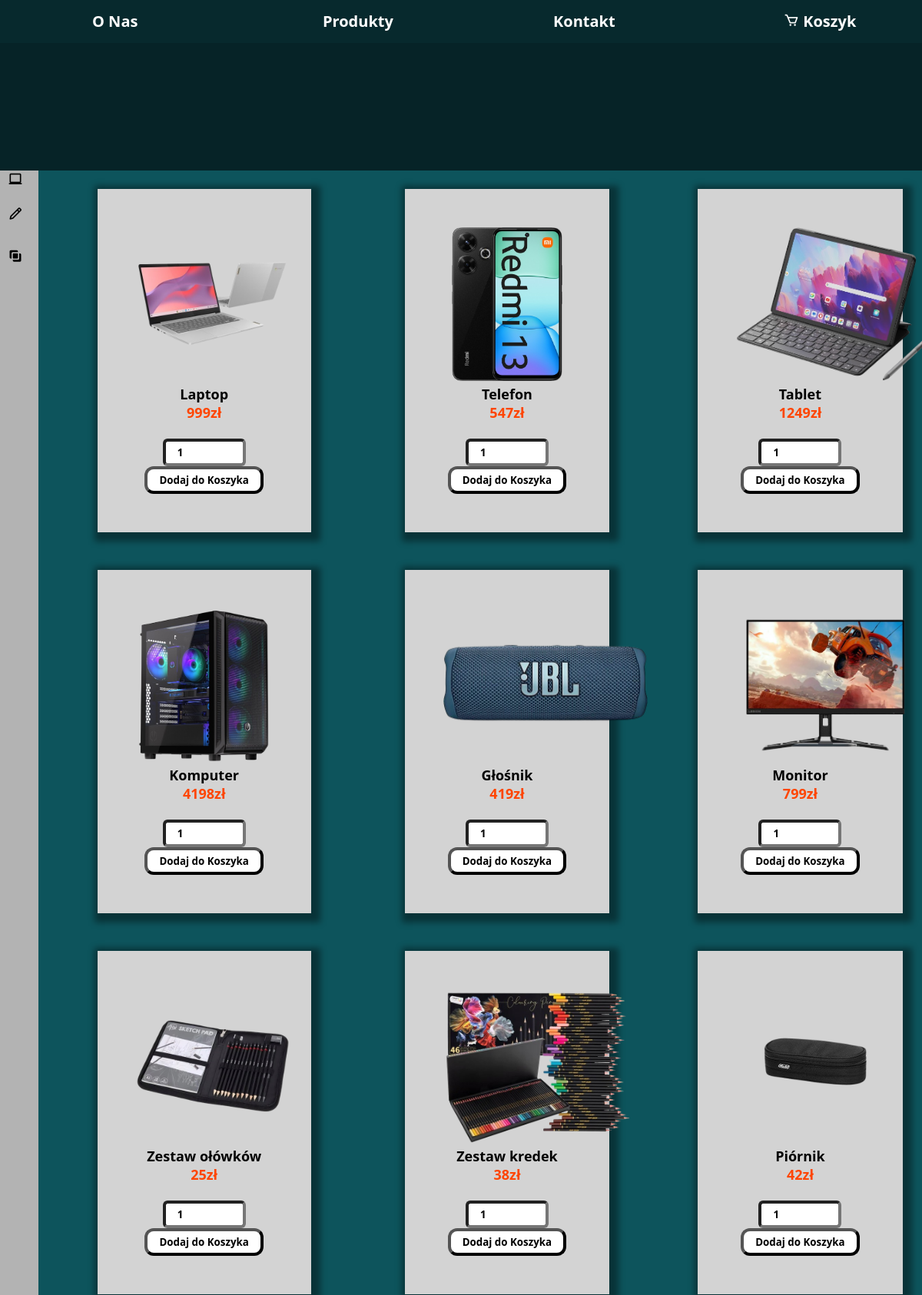
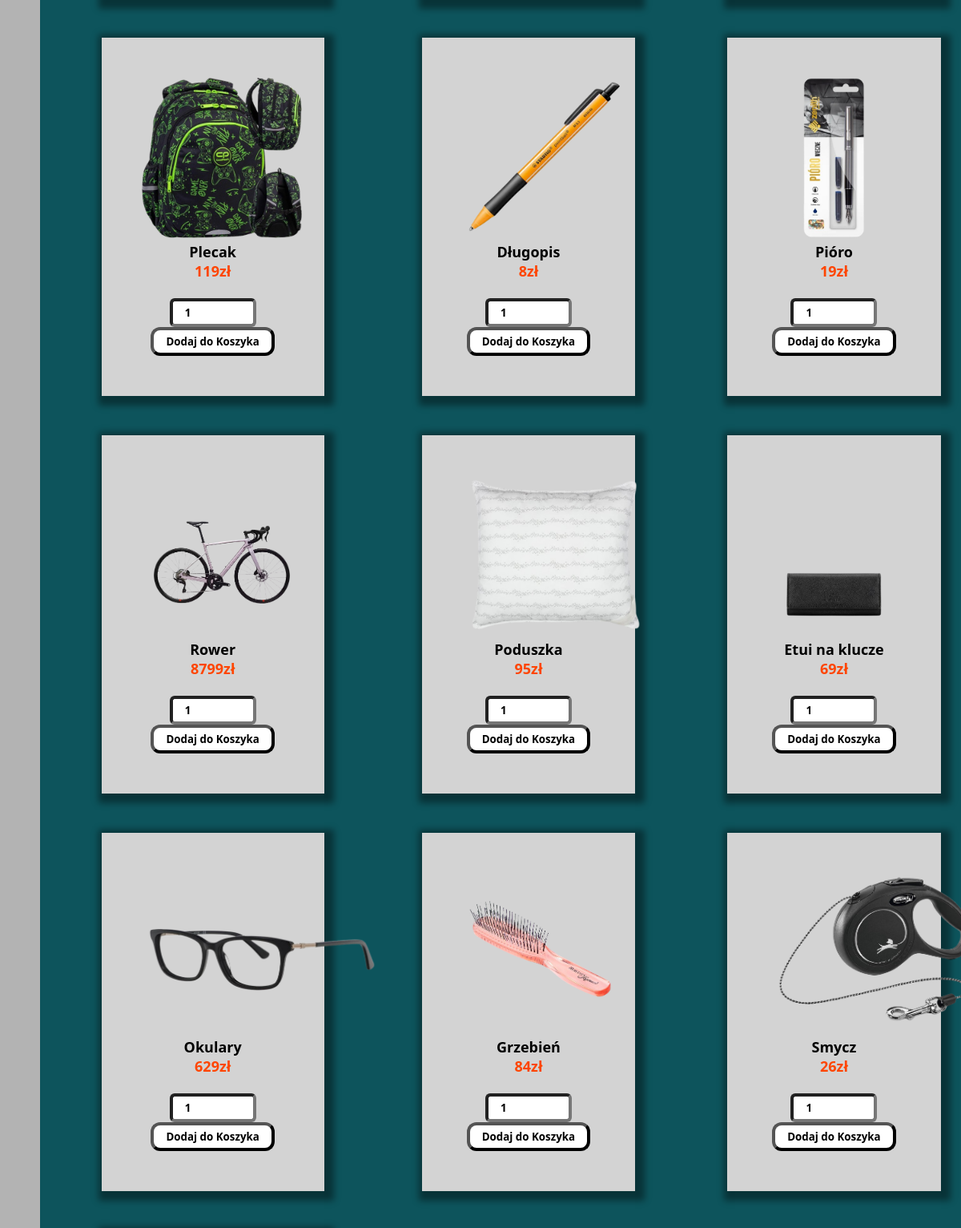
The app's page /src/strony/produkty.php (upper part) with its own data (2 pictures, top to bottom).
### tables this page shows
CREATE TABLE `produkty` (
  `Id` int(11) NOT NULL,
  `ItemName` varchar(255) DEFAULT NULL,
  `Price` int(4) DEFAULT NULL,
  `ImageUrl` varchar(255) DEFAULT NULL,
  `Category` varchar(255) DEFAULT NULL
);

### src/strony/produkty.php (the view, shortened to what this page needs)
<?php
    require_once "../skrypty/conn.php";
?>
<!DOCTYPE html>
<html lang="en">
<head>
    <link rel="stylesheet" href="../css/style.css">
    <link rel="stylesheet" href="../css/produkty.css">
    <link href='https://unpkg.com/boxicons@2.1.4/css/boxicons.min.css' rel='stylesheet'>
</head>
<body>
    <div id="header">
        <p><a href="index.php">O Nas</a></p>
        <p><a href="produkty.php">Produkty</a></p>
        <p><a href="kontakt.php">Kontakt</a></p>
        <p><a href="koszyk.php"><i class='bx bx-cart'></i> Koszyk</a></p>
    </div><br>
    <div id="banner">
        <h1 id="categoryHeader">
        </h1>
    </div>
    <div id="wrapper">
        <div id="menu">
            <ul>
                <li>
                    <button id="resizeMenuButton">
                    </button>
                </li><br><br>
                <li>
                    <form action="" method="post">
                        <button type="submit" id="all" name="all">
                        </button>
                    </form>
                </li>
                <li>
                    <form action="" method="post">
                        <button type="submit" id="electronics" name="electronics">
                            <i class='bx bx-laptop'></i>
                        </button>
                    </form>
                </li>
                <li>
                    <form action="" method="post">
                        <button type="submit" id="school_items" name="school_items">
                            <i class='bx bx-pencil'></i>
                        </button>
                    </form>
                </li>
                <li>
                    <form action="" method="post">
                        <button type="submit" id="other" name="other">
                            <i class='bx bx-unite'></i>
                        </button>
                    </form>
                </li><br><br>
                <li>
                    <form action="" method="post">
                        <label for="minPrice"><b>Wyszukaj produkty według ceny</b></label><br><br>
                    </form>
                </li>
            </ul>
        </div>
        <div id="searchbar">
            <form action="" method="post">
                <button type="submit" id="search" name="search">
                    <p>Wyszukaj</p>
                </button>
            </form>
        </div>
        <div id="main">
            <?php
                print("<table>");
                $category = $_SESSION['category'];
                $minPrice = $_SESSION['minPrice'];
                $maxPrice = $_SESSION['maxPrice'];
                if($_SESSION['search'] == "") {
                    $search = $_SESSION['search'];
                }
                else {
                    $search = '%'.$_SESSION['search'].'%';
                }
                if ($category == "" && $search == "") {
                    $query = "SELECT * FROM `produkty` WHERE `Price` > ? AND `Price` < ? ORDER BY `Id` ASC";
                    $stmt = $conn->prepare($query);
                    $stmt->bind_param("ii", $minPrice, $maxPrice);
                }
                $stmt->execute();
                $res = $stmt->get_result();
                print("<tr>");
                $i = 1;
                while ($rows = mysqli_fetch_assoc($res)) {?>
                    <td><div class="product"><img src="../../img/<?= $rows['ImageUrl'] ?>">
                    <p><?= $rows['ItemName'] ?></p>
                    <p class="price"><?= $rows['Price'] ?>zł</p><br>
                    <input type="number" name="quantity<?= $rows['ItemName']?>" id="quantity<?= $rows['ItemName']?>" class="quantity" value="1" min="1" max="99">
                    <button type="submit" onclick="add_to_cart('<?= $rows['ItemName']?>', '<?= $rows['Price']?>')">Dodaj do Koszyka</button></div></td>
                    <?php
                        $i++;
                        if ($i == 4) {
                            print("</tr><tr>");
                            $i = 1;
                        }
                    ?>
                <?php }
            ?>
        </div>
    </div>
</body>
</html>

### src/css/style.css (style rules this page uses)
* { color: black; padding: 0; margin: 0; font-family: 'Segoe UI', Tahoma, Verdana, sans-serif; }
body { background-color: #0d545c; }
div#header { background-color: #062327; position: fixed; z-index: 15; width: 100%; height: 6%; line-height: 350%; }
div#header p { background-color: #07292d; padding-left: 10%; float: left; display: inline; width: 15%; font-size: large; font-size: 20px; font-weight: bold; }
div#header a { color: white; background-color: #07292d; text-decoration: none; background-image: linear-gradient(white, white); background-size: 0% 0.1em; background-position-y: 100%; background-position-x: 50%; background-repeat: no-repeat; transition: background-size 0.2s ease-in-out; }
div#header i { color: white; }
div#banner { text-align: center; margin-top: 2.3%; padding-top: 2%; padding-bottom: 2%; background-color: #0f3f44; }
div#banner h1 { color: white; background-color: #0f3f44; }

### src/css/produkty.css (style rules this page uses)
body { --sb-width: 30px; }
div#main { text-align: center; padding-top: 2%; z-index: 1; height: 100%; transition: margin-left 0.5s ease-in-out; transition: width 0.5s ease-in-out; }
div#menu { inset: 0 auto 0 0; position: fixed; height: 100%; z-index: 2; background-color: #B3B3B3; width: var(--sb-width); transition: width 0.5s ease-in-out; padding: 10px; }
div#menu ul { margin-top: 80px; display: flex; flex-direction: column; gap: 7px; height: 90%; list-style: none; }
div#menu li, div#menu p { display: flex; align-items: center; font-size: 20px; gap: 10px; }
ul li:last-child { margin-top: auto; bottom: 0; }
@media (min-width: 768px) { div#main, div#searchbar { margin-left: var(--sb-width); width: calc(100% - var(--sb-width)); } }
table { width: 100%; }
tr { width: 100%; }
td { width: 33%; padding: 2%; }
div#main img { height: 200px; }
td p { font-size: large; font-weight: bold; }
div#main button { background-color: white; font-weight: bold; border-width: 4px; padding-top: 5px; padding-bottom: 5px; padding-left: 15px; padding-right: 15px; border-radius: 12px; }
div.product { margin-left: 20%; padding: 50px; width: 50%; box-shadow: 4px 4px 8px 8px rgb(0 0 0 / 40%); background-color: lightgray; }
p.price { color: rgb(255, 69, 0); }
div#menu button { background-color: transparent; border: none; font-size: 20px; width: var(--sb-width); text-align: left; line-height: 10px; }
div#menu button i, div#menu button p, div#searchbar button i, div#searchbar button p { display: inline; }
div#searchbar { padding-top: 10px; padding-bottom: 10px; height: 5%; z-index: 2; text-align: center; transition: margin-left 0.5s ease-in-out; transition: width 0.5s ease-in-out; }
div#searchbar button { background-color: white; font-weight: bold; border-width: 4px; padding-top: 5px; padding-bottom: 5px; padding-left: 15px; padding-right: 15px; border-radius: 12px; }
input { background-color: white; font-weight: bold; border-width: 4px; padding-top: 5px; padding-bottom: 5px; padding-left: 15px; padding-right: 15px; border-radius: 6px; }
div#wrapper { width: 100%; max-height: 100px; z-index: 3; }
div#searchbar, div#menu, div#main { display: inline-block; }
div#menu i.bx, div#menu button p, div#menu button, ul { background-color: inherit; }

### records on screen
produkty: ImageUrl (picture), ItemName "Laptop", Price "999"
produkty: ImageUrl (picture), ItemName "Telefon", Price "547"
produkty: ImageUrl (picture), ItemName "Tablet", Price "1249"
produkty: ImageUrl (picture), ItemName "Komputer", Price "4198"
produkty: ImageUrl (picture), ItemName "Głośnik", Price "419"
produkty: ImageUrl (picture), ItemName "Monitor", Price "799"
produkty: ImageUrl (picture), ItemName "Zestaw ołówków", Price "25"
produkty: ImageUrl (picture), ItemName "Zestaw kredek", Price "38"
produkty: ImageUrl (picture), ItemName "Piórnik", Price "42"
produkty: ImageUrl (picture), ItemName "Plecak", Price "119"
produkty: ImageUrl (picture), ItemName "Długopis", Price "8"
produkty: ImageUrl (picture), ItemName "Pióro", Price "19"
produkty: ImageUrl (picture), ItemName "Rower", Price "8799"
produkty: ImageUrl (picture), ItemName "Poduszka", Price "95"
produkty: ImageUrl (picture), ItemName "Etui na klucze", Price "69"
produkty: ImageUrl (picture), ItemName "Okulary", Price "629"
produkty: ImageUrl (picture), ItemName "Grzebień", Price "84"
produkty: ImageUrl (picture), ItemName "Smycz", Price "26"
